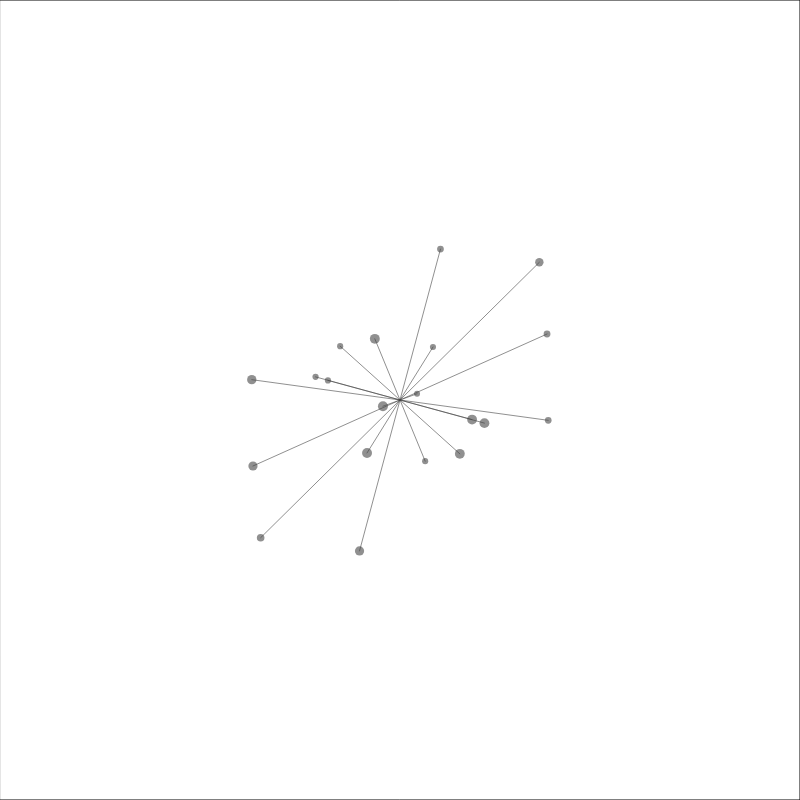
Frame 1 (no input)
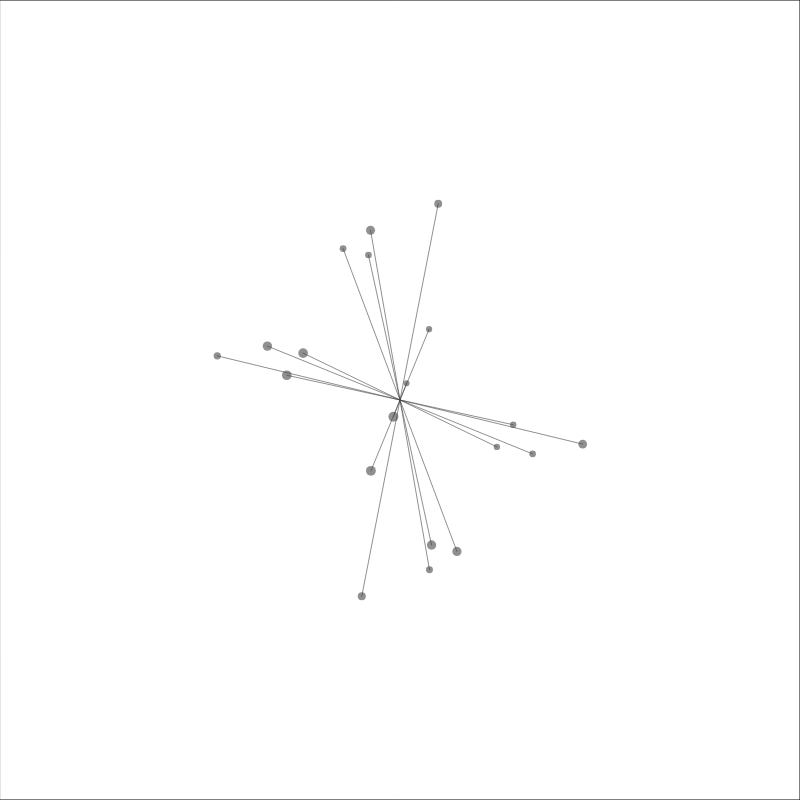
Frame 60 (no input)
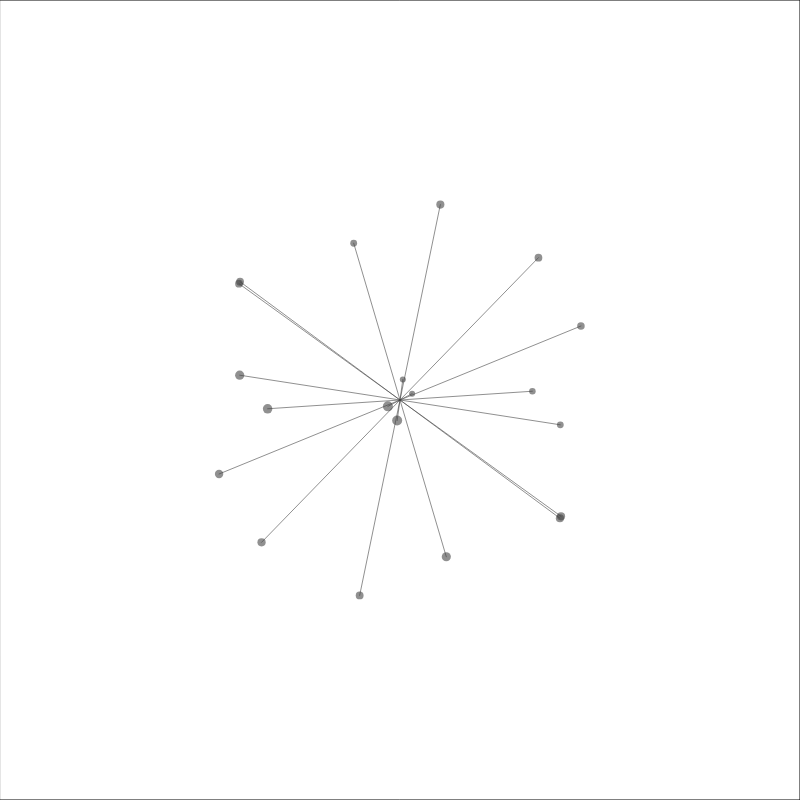
Frame 120 (the mouse pressed at the canvas centre since frame 60)

The p5.js sketch that drew these frames (run headless with seeded random() and noise() and a simulated clock; from frame 60 on, the mouse is pressed at the canvas centre):

// p5.js sketch
// ── sketch.js
let numDots = 10;
let dots, nextDots, dotCounters, dotMoves, lineColors;
let radius;

function setup() {
  createCanvas(800, 800);
  dots = [];
  nextDots = [];
  dotCounters = [];
  dotMoves = [];
  lineColors = [];
  for (let i = 0; i < numDots; i++) {
    d = setRandomDot();
    nd = setRandomDot();
    dc = setCount();
    dots[i] = d;
    nextDots[i] = nd;
    dotCounters[i] = dc;
    dotMoves[i] = setDotMoves(d, nd, dc);
    lineColors[i] = setLineColor();
  }
  radius = min(width, height) / 2;
}

function draw() {
  background(255);
  moveDotsInCount(dots, nextDots, dotMoves, dotCounters);
  drawLines(dots, radius / 2);
  stroke(0);
  noFill();
  rect(0, 0, width, height);
}

function setRandomDot() {
  return [random(PI), random(TWO_PI)];
}

function setCount() {
  return random(60, 120);
}

function setDotMoves(dot, nextDot, count) {
  let deltaPhi = nextDot[0] - dot[0];
  let deltaTheta = nextDot[1] - dot[1];
  if (deltaTheta > PI) {
    deltaTheta -= TWO_PI;
  }
  if (deltaTheta < -PI) {
    deltaTheta += TWO_PI;
  }

  return [deltaPhi / count, deltaTheta / count];
}

function setLineColor() {
  let cThreshold = 10;
  let r = random(cThreshold, 10);
  let g = random(cThreshold, 10);
  let b = random(cThreshold, 10);
  let rBright = r + g + b;
  let brignt = 200;
  r = (r * brignt) / rBright;
  g = (g * brignt) / rBright;
  b = (b * brignt) / rBright;
  return color(r, g, b);
}

function moveDot(dot, move) {
  let phi = dot[0] + move[0];
  let theta = dot[1] + move[1];
  return [phi, theta];
}

function moveDotsInCount(ds, nds, mvs, cnts) {
  for (let i = 0; i < cnts.length; i++) {
    if (cnts[i] <= 0) {
      let d = nds[i];
      let nd = setRandomDot();
      let cnt = setCount();
      ds[i] = d;
      nds[i] = nd;
      cnts[i] = cnt;
      mvs[i] = setDotMoves(d, nd, cnt);
    }
    cnts[i] -= 1;
    ds[i] = moveDot(ds[i], mvs[i]);
  }
}

function drawLines(dots, r) {
  for (let i in dots) {
    let lc = lineColors[i];
    let dot = dots[i];
    fill(red(lc), green(lc), blue(lc), 150);
    noStroke();
    let phi = dot[0];
    let theta = dot[1];
    let phiA = PI / 2 - (phi - PI / 2);
    let thetaA = theta + PI;
    let x = width / 2 + r * sin(phi) * cos(theta);
    let y = height / 2 - r * sin(phi) * sin(theta);
    let xA = width / 2 + r * sin(phiA) * cos(thetaA);
    let yA = height / 2 - r * sin(phiA) * sin(thetaA);
    let cr = 8 + 2 * cos(phi);
    let crA = 8 + 2 * cos(phiA);
    circle(x, y, cr);
    circle(xA, yA, crA);
    stroke(red(lc), green(lc), blue(lc), 150);
    line(x, y, xA, yA);
  }
}
